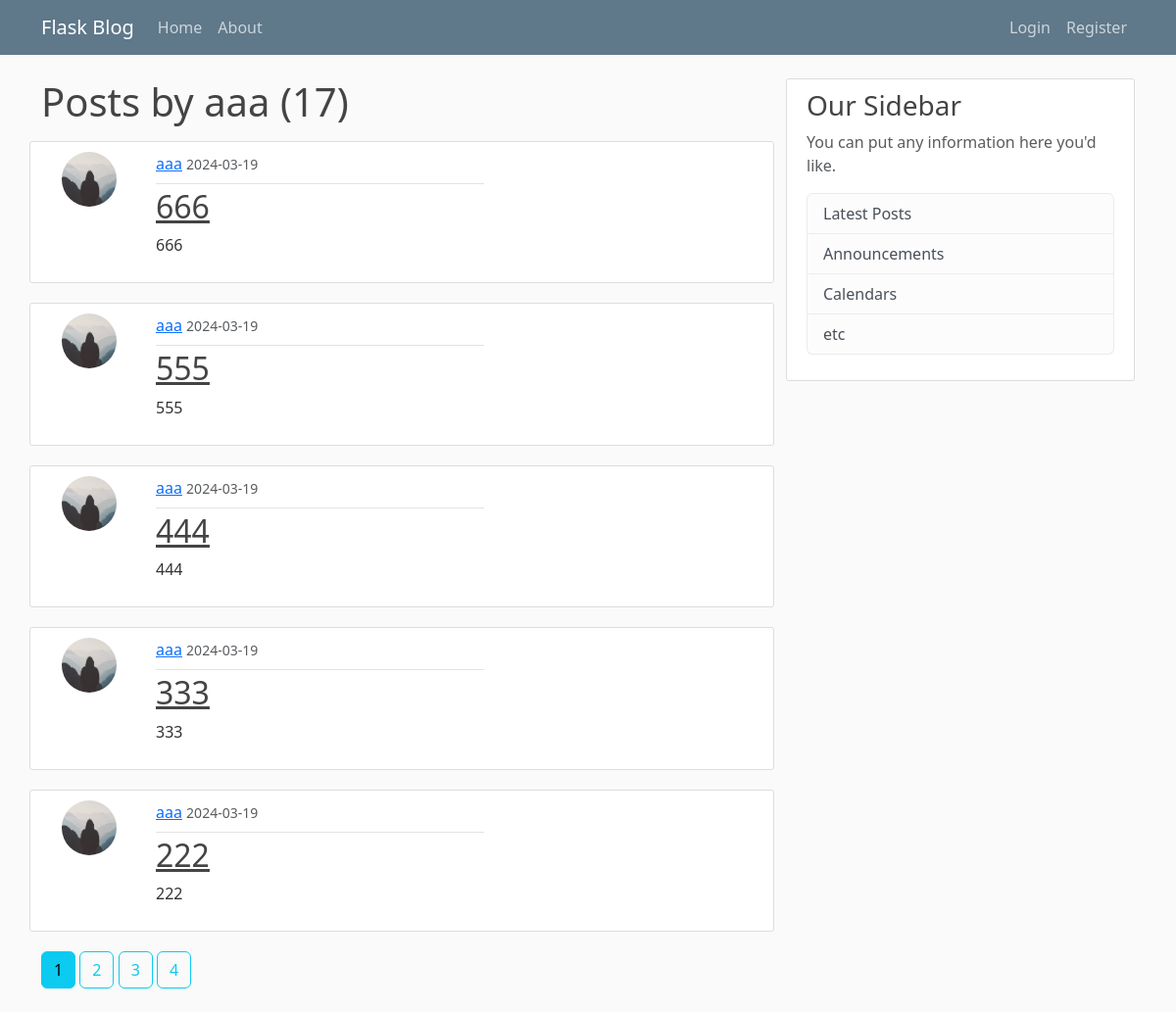
The page /user/aaa on the database as committed earlier.
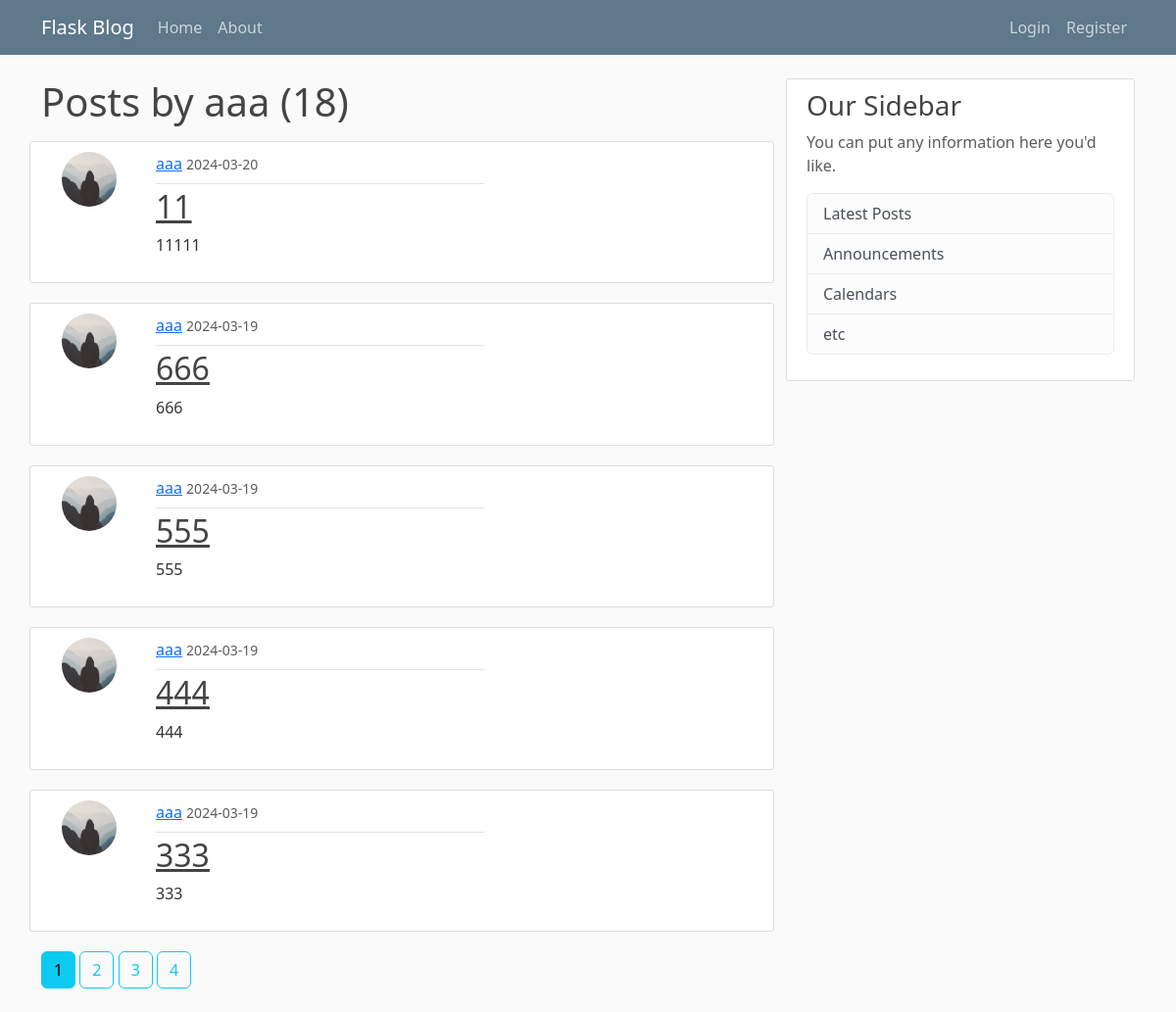
The same page on the database as committed later.
### flaskblog/models.py (models this page shows, shortened)
class Post(db.Model):
    id = db.Column(db.Integer, primary_key=True)
    title = db.Column(db.String(100), nullable=False)
    date_posted = db.Column(db.DateTime, nullable=False, default=datetime.now)
    content = db.Column(db.Text, nullable=False)
    user_id = db.Column(db.Integer, db.ForeignKey('user.id'), nullable=False)

class User(db.Model, UserMixin):
    id = db.Column(db.Integer, primary_key=True)
    username = db.Column(db.String(20), unique=True, nullable=False)
    email = db.Column(db.String(120), unique=True, nullable=False)
    image_file = db.Column(db.String(20), nullable=False, default="default.jpg")
    password = db.Column(db.String(60), nullable=False)
    posts = db.relationship("Post", backref="author", lazy=True)

### flaskblog/users/routes.py (the view)
@users.route("/user/<string:username>")
def user_posts(username):
    page = request.args.get("page", 1, type=int)
    user = User.query.filter_by(username=username).first_or_404()
    posts = Post.query.filter_by(author=user)\
        .order_by(Post.date_posted.desc())\
        .paginate(page=page, per_page=5)
    return render_template("user_posts.html", posts=posts, user=user)

### flaskblog/templates/user_posts.html
{% extends "layout.html" %}
{% block content %}
  <h1 class="mb-3">Posts by {{ user.username }} ({{ posts.total }})</h1>
  {% for post in posts.items %}
    <article class="media content-section row">
      <img class="rounded-circle article-img h-100 col-sm-6" src="{{ url_for('static', filename='profile_pics/' + post.author.image_file) }}"/>
      <div class="media-body col-sm-6">
        <div class="article-metadata pb-2">
          <a class="mr-2" href="{{ url_for('users.user_posts', username=user.username) }}">{{ post.author.username }}</a>
          <small class="text-muted">{{ post.date_posted.strftime("%Y-%m-%d") }}</small>
        </div>
        <h2><a class="article-title" href="{{ url_for('posts.post', post_id=post.id) }}">{{ post.title }}</a></h2>
        <p class="article-content">{{ post.content }}</p>
      </div>
    </article>
  {% endfor %}
  {% for page_num in posts.iter_pages(left_edge=1, right_edge=1, left_current=1, right_current=2) %}
    {% if page_num %}
      {% if posts.page == page_num %}
        <a class="btn btn-info mb-4" href="{{ url_for('users.user_posts', username=user.username, page=page_num) }}">{{ page_num }}</a>
      {% else %}
        <a class="btn btn-outline-info mb-4" href="{{ url_for('users.user_posts', username=user.username, page=page_num) }}">{{ page_num }}</a>
      {% endif %}
    {% else %}
      ...
    {% endif %}
  {% endfor %}
{% endblock content %}

Rows that differ between the two databases and show on the page:
no longer on this page (row unchanged): Post: image_file (picture), author.username "aaa", date_posted "2024-03-19", title "222", content "222"
added Post: image_file (picture), author.username "aaa", date_posted "2024-03-20", title "11", content "11111"
Other text that changed with them:
{{ posts.total }}: "17" → "18"
